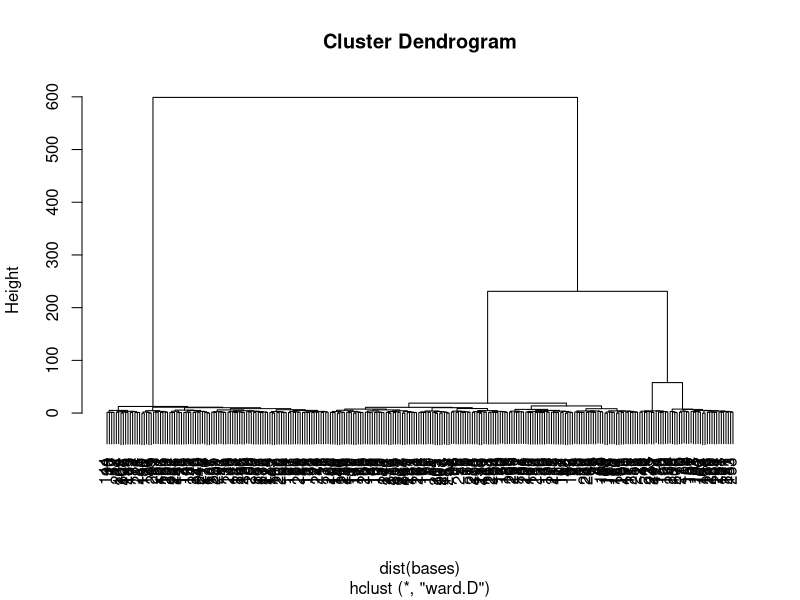
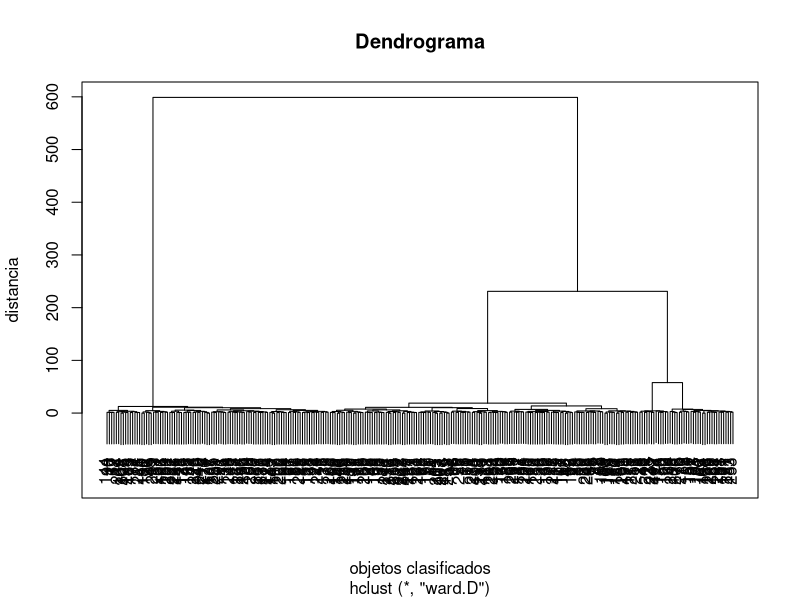
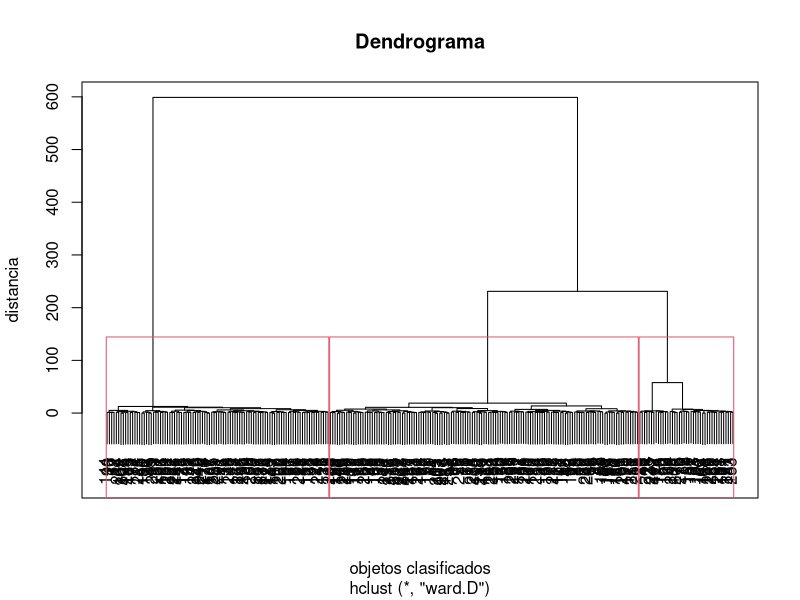
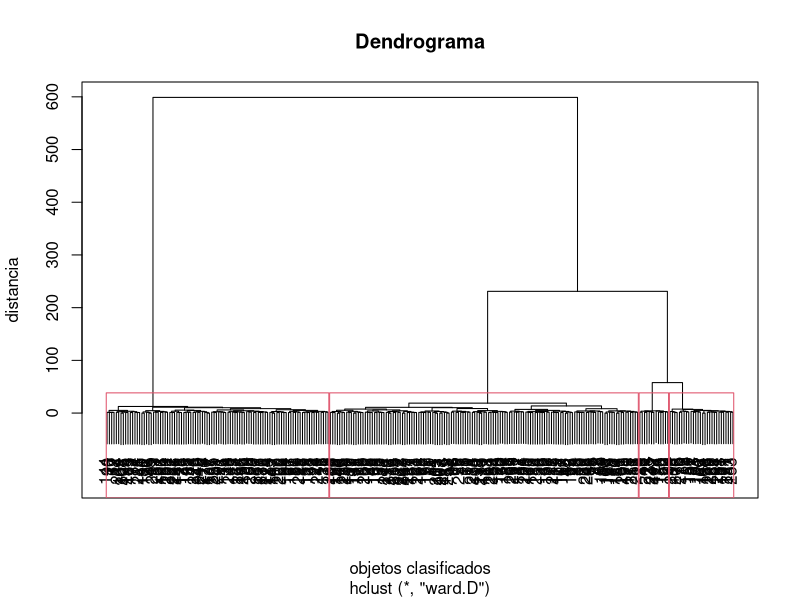
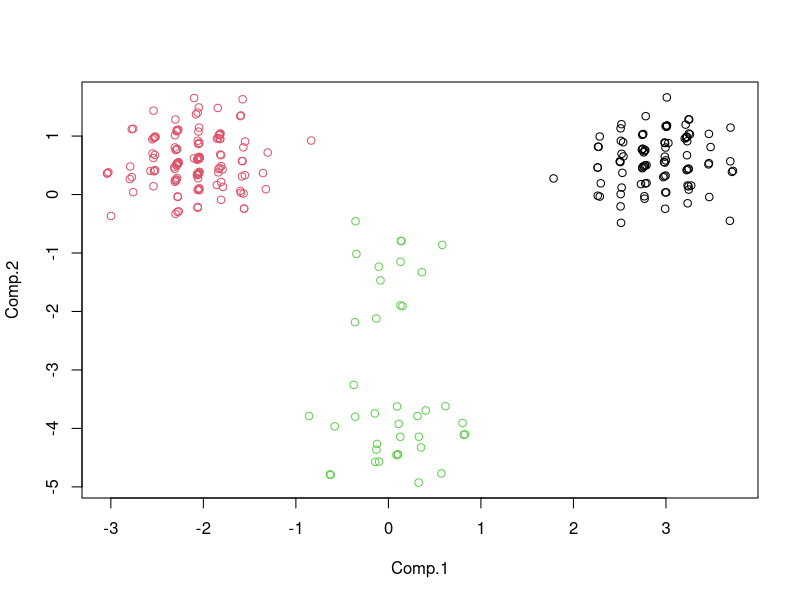
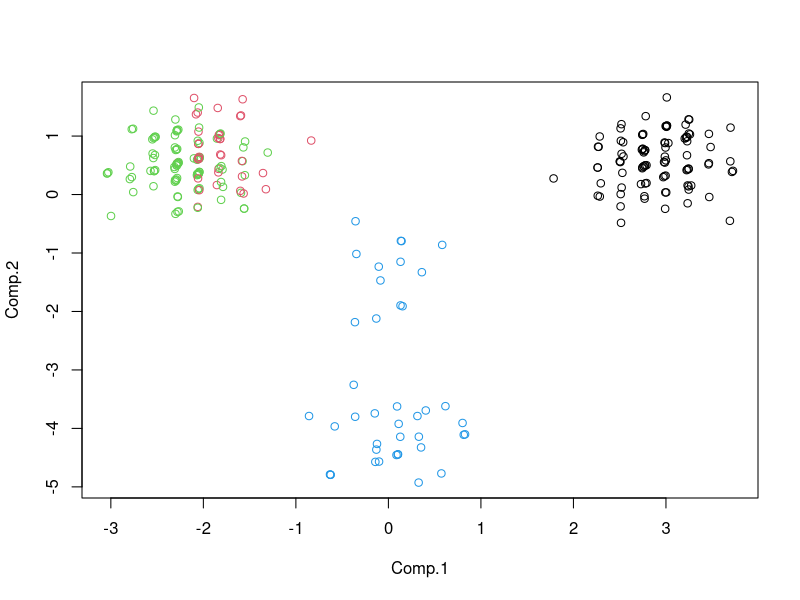
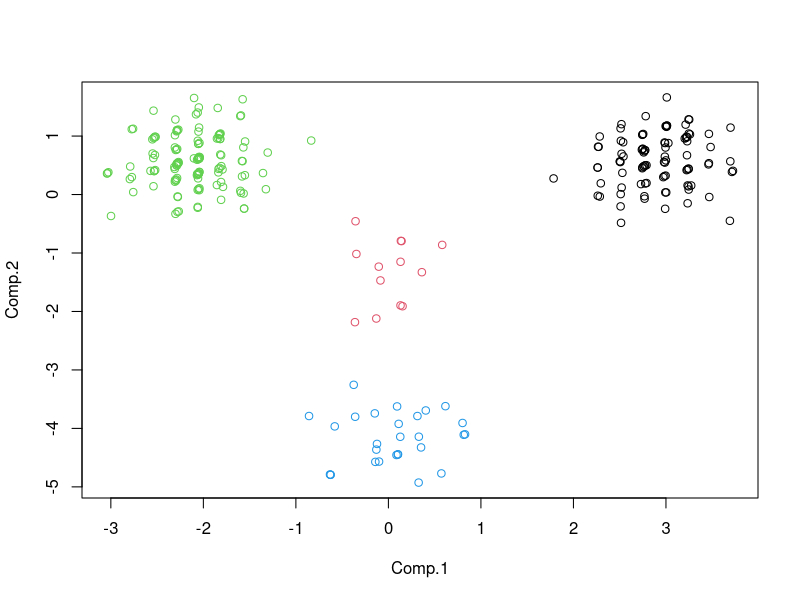
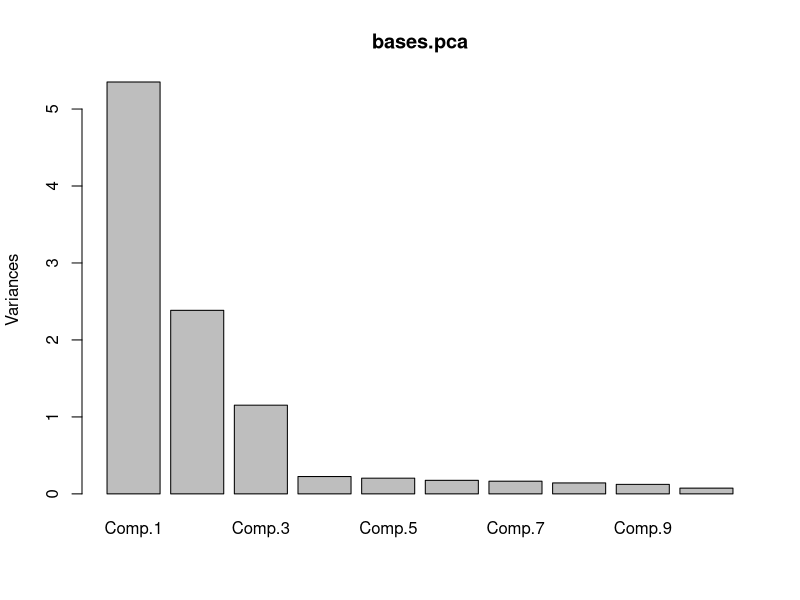

These charts were generated, in order, by the following R code:
## ---- chunk 1
#utilizar file.choose() si no conocéis dónde se encuentra vuestro fichero
setwd("/Users/jlopezsi/Documents/github/mktg-models-projects")
kchospital <- read.table("hospital/hospital.txt", header = TRUE)
kcprefs <- read.table("hospital/hospital.prefs.txt", header = TRUE)
## ---- chunk 2
names(kchospital)
names(kcprefs)
## ---- chunk 3
bases <- kchospital[,c(11:20)]
names(bases)
## ---- chunk 4
bases.hclust<-hclust(dist(bases), method="ward")
plot(bases.hclust)
plot(bases.hclust, main="Dendrograma",ylab="distancia",xlab="objetos clasificados",frame.plot=TRUE)
## ---- chunk 5
plot(bases.hclust, main="Dendrograma",ylab="distancia",xlab="objetos clasificados",frame.plot=TRUE)
rect.hclust(bases.hclust, k=3, border=2)
## ---- chunk 6
plot(bases.hclust, main="Dendrograma",ylab="distancia",xlab="objetos clasificados",frame.plot=TRUE)
rect.hclust(bases.hclust, k=4, border=2)
## ---- chunk 7
bases.kmeans3<-kmeans(bases, 3)
## ---- chunk 8
library(MASS)
bases.pca<-princomp(bases, cor=T)
bases.puntos<-predict(bases.pca)
plot(bases.puntos[,1:2], col=bases.kmeans3$cluster)
## ---- chunk 9
bases.kmeans4<-kmeans(bases, 4)
plot(bases.puntos[,1:2], col=bases.kmeans4$cluster)
## ---- chunk 10
centros4<-tapply(as.matrix(bases), 
                 list(rep(cutree(bases.hclust, 4), 
                          ncol(as.matrix(bases))),
                      col(as.matrix(bases))
                      ),
                 mean)
options(digits=3)
centros4
## ---- chunk 11
bases.kmeans4<-kmeans(bases, centros4)
plot(bases.puntos[,1:2], col=bases.kmeans4$cluster)
## ---- chunk 12
cor(bases)
## ---- chunk 13
library(MASS)
bases.pca<-princomp(bases, cor=T)
summary(bases.pca)
bases.puntos<-predict(bases.pca)

## ---- chunk 14
screeplot(bases.pca)
## ---- chunk 15
bases.puntos<-predict(bases.pca)
## ---- chunk 16
eqscplot(bases.puntos, xlab="primer componente", ylab="segundo componente")
## ---- chunk 17
eqscplot(bases.puntos, xlab="primer componente", ylab="segundo componente")
## ---- chunk 18
bases.puntos.hclust<-hclust(dist(bases.puntos[,1:3]), method="ward")
plot(bases.puntos.hclust)
## ---- chunk 19
cutree(bases.puntos.hclust, 4)
## ---- chunk 20
bases.puntos3<-bases.puntos[,1:3]
head(bases.puntos3)

plot(bases.puntos.hclust, 
     main="Dendrograma PCA",
     labels=FALSE,
     ylab="distancia",
     xlab="objetos clasificados",
     frame.plot=TRUE
     )
rect.hclust(bases.puntos.hclust, k=4, border=2)
## ---- chunk 21
bases.puntos.kmeans<-kmeans(bases.puntos3, 4)
bases.puntos.kmeans$cluster
## ---- chunk 22
plot(bases.puntos[,1:2], col=bases.puntos.kmeans$cluster)
## ---- chunk 23
#points(bases.puntos.kmeans$centers, col=bases.puntos.kmeans$cluster, pch=8)
## ---- chunk 24
centros.puntos4<-tapply(bases.puntos3, 
                        list(rep(cutree(bases.puntos.hclust, 4),
                                 ncol(bases.puntos3)),
                             col(bases.puntos3)),
                        mean)
centros.puntos4
## ---- chunk 25
bases.puntos.kmeans4.c<-kmeans(bases.puntos3, centros.puntos4)


## ---- chunk 26

plot(bases.puntos[,1:2], col=bases.puntos.kmeans4.c$cluster)
points(bases.puntos.kmeans4.c$centers,col=1:2, pch=8)

## ---- chunk 27
library(cluster)
## ---- chunk 28
bases.cluster<-clara(bases, 2, metric="euclidean")
bases.cluster3<-clara(bases, 3, metric="euclidean")
bases.cluster4<-clara(bases, 4, metric="euclidean")
bases.cluster5<-clara(bases, 5, metric="euclidean")
clusplot(bases.cluster)
clusplot(bases.cluster3)
clusplot(bases.cluster4)
clusplot(bases.cluster5)
## ---- chunk 29
names(bases.cluster)
bases.cluster$silinfo$avg.width
bases.cluster3$silinfo$avg.width
bases.cluster4$silinfo$avg.width
bases.cluster5$silinfo$avg.width
## ---- chunk 30
#con componentes principales

bases.puntos.cluster<-clara(bases.puntos[,1:3],2,metric="euclidean")
bases.puntos.cluster3<-clara(bases.puntos[,1:3],3,metric="euclidean")
bases.puntos.cluster4<-clara(bases.puntos[,1:3],4,metric="euclidean")
bases.puntos.cluster5<-clara(bases.puntos[,1:3],5,metric="euclidean")

clusplot(bases.puntos.cluster)
clusplot(bases.puntos.cluster3)
clusplot(bases.puntos.cluster4)
clusplot(bases.puntos.cluster5)

bases.puntos.cluster$silinfo$avg.width
bases.puntos.cluster3$silinfo$avg.width
bases.puntos.cluster4$silinfo$avg.width
bases.puntos.cluster5$silinfo$avg.width
## ---- chunk 31
kchospital$clusterpca<-bases.puntos.cluster4$clustering
plot(bases.puntos[,1:2], col=bases.cluster4$clustering)
plot(bases.puntos[,1:2], col=bases.puntos.cluster4$clustering)

## ---- chunk 32
#write.table(kchospital, "kcclas.dat", quote = FALSE, sep = ",", row.names=F)
## ---- chunk 33
names(kchospital)

library(plyr)
library(dplyr)
descriptores<-kchospital[,c(43:47)]
head(descriptores) 

class(descriptores$SEXO)
descriptores$SEXO<-as.factor(descriptores$SEXO)
summary(descriptores$SEXO)

class(descriptores$ESTADOMA)
descriptores$ESTADOMA<-as.factor(descriptores$ESTADOMA)
summary(descriptores$ESTADOMA)

class(descriptores$EDAD)
descriptores$EDAD<-as.factor(descriptores$EDAD)
summary(descriptores$EDAD)

class(descriptores$NIVELEDU)
descriptores$NIVELEDU<-as.factor(descriptores$NIVELEDU)
summary(descriptores$NIVELEDU)

class(descriptores$INGRESOS)
descriptores$INGRESOS<-as.factor(descriptores$INGRESOS)
summary(descriptores$INGRESOS)

descriptores$SEXO <- revalue(descriptores$SEXO, c("0" ="Mujer", "1" = "Hombre"))
descriptores$ESTADOMA <- revalue(descriptores$ESTADOMA, 
                                 c("0" ="Casado", 
                                   "10"="Soltero", 
                                   "1" = "Otro")
                                 )
descriptores$EDAD <- revalue(descriptores$EDAD, 
                             c("0" ="<=25 años", 
                               "1"="55+", 
                               "10"="41-55", 
                               "100" = "26-40")
                             )
descriptores$NIVELEDU <- revalue(descriptores$NIVELEDU, 
                                 c("0" ="ESO", 
                                   "1"="Graduado Univ.", 
                                   "10"="Bachillerato +", 
                                   "100" = "Bachillerato")
                                 )
descriptores$INGRESOS <- revalue(descriptores$INGRESOS, 
                                 c("0" ="<=$100000", 
                                   "1"="$60000+", 
                                   "10"="$40001-60000", 
                                   "100" = "$30001-40000", 
                                   "1000"="$20001-30000", 
                                   "10000"= "$10001-20000")
                                 )


## ---- chunk 34
options(digits=3)
descriptores.tabla<- list( 
t(prop.table(table(bases.puntos.cluster4$clustering, descriptores$SEXO))),
t(prop.table(table(bases.puntos.cluster4$clustering, descriptores$ESTADOMA))),
t(prop.table(table(bases.puntos.cluster4$clustering, descriptores$EDAD))),
t(prop.table(table(bases.puntos.cluster4$clustering, descriptores$NIVELEDU))),
t(prop.table(table(bases.puntos.cluster4$clustering, descriptores$INGRESOS)))
)
do.call(rbind, descriptores.tabla)
## ---- chunk 35
#library(DiagrammeR)
#diagrama.causalidad <-DiagrammeR("
#  graph BT;
#    Cuidado.especializado --> Ventaja.competitiva;
#    Ventaja.competitiva --> Reconocimiento;
#    Reconocimiento -->Preferencia;
#    Preferencia --> Tasa.de.ocupacion;
#    Tasa.de.ocupacion--> Beneficio;
#")
#diagrama.causalidad
